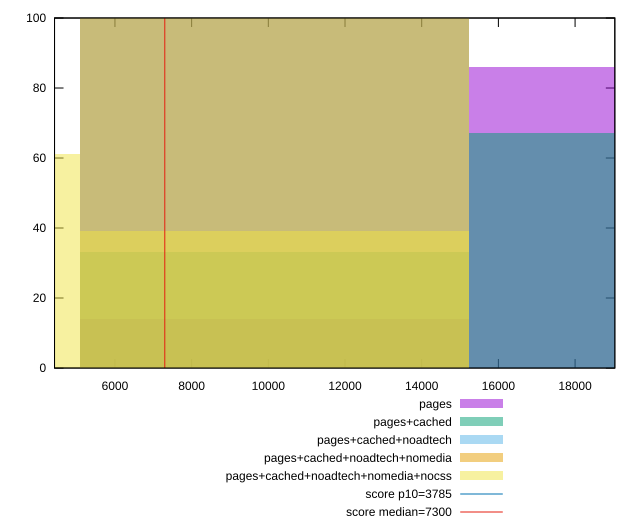

This figure's gnuplot source:
reset

$pages <<EOF
20309.872149107305 86
10154.936074553652 14
EOF

$pagesCached <<EOF
20309.872149107305 67
10154.936074553652 33
EOF

$pagesCachedNoadtech <<EOF
10154.936074553652 100
EOF

$pagesCachedNoadtechNomedia <<EOF
10154.936074553652 100
EOF

$pagesCachedNoadtechNomediaNocss <<EOF
10154.936074553652 39
0 61
EOF

set key outside below
set boxwidth 10154.936074553652
set xrange [4424.557999999999:19036.495000000003]
set yrange [0:100]
set trange [0:100]
set style fill transparent solid 0.5 noborder

set parametric
set terminal svg size 640, 530 enhanced background rgb 'white'
set output "report_00015_2021-02-09T16-11-33.973Z/interactive/comparison/histogram/all_raw.svg"

plot $pages title "pages" with boxes, \
     $pagesCached title "pages+cached" with boxes, \
     $pagesCachedNoadtech title "pages+cached+noadtech" with boxes, \
     $pagesCachedNoadtechNomedia title "pages+cached+noadtech+nomedia" with boxes, \
     $pagesCachedNoadtechNomediaNocss title "pages+cached+noadtech+nomedia+nocss" with boxes, \
     3785,t title "score p10=3785", \
     7300,t title "score median=7300"

reset
